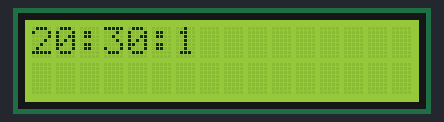
Simulated run of this sketch. Board: Arduino Uno, built with avr-gcc and run on an emulated ATmega328P. Shown: 16×2 character LCD.

Above: at 1.1 s.
At 5.1 s:
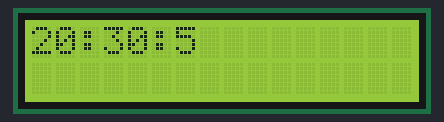
At 10.1 s:
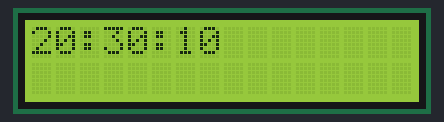
At 20.1 s:
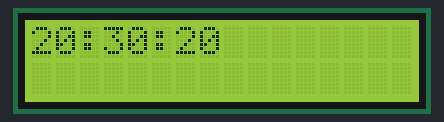
At 29.1 s:
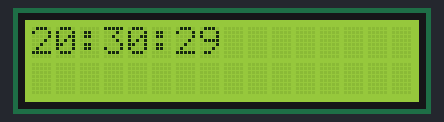
At 39.1 s:
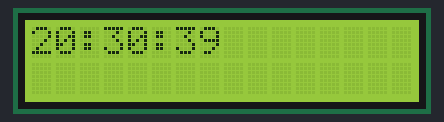

Measured:
- what the display in image 0 shows lasts 1.0 s, from 1.0 s to 2.0 s

The sketch:

code.ino
```cpp
#include <LiquidCrystal_I2C.h>

LiquidCrystal_I2C lcd(0x20, 16, 2);
int seconde = 0;
int minute = 30;
int heure = 20;

unsigned long previousMillis = 0;

void setup() {
  lcd.init();
  lcd.backlight();
  lcd.setCursor(0,0);
}
void loop() {
  if (millis() - previousMillis >= 1000) {
    previousMillis = millis();
    seconde++;
    if (seconde == 59) {
      seconde = 0;
      delay(1000);
      minute++;
      if (minute >= 60) {
        minute = 0;
        heure++;
        if (heure >= 24) {
          heure = 0;
        }
      }
    }
    lcd.clear();
    lcd.print(heure);
    lcd.print(":");
    lcd.print(minute);
    lcd.print(":");
    lcd.print(seconde);
    delay(500);
    }
  }
```
